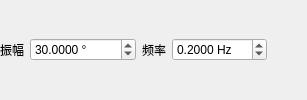
                     <widget class="QWidget" name="velocitySinePage">
                      <layout class="QHBoxLayout" name="velocitySineLayout">
                       <property name="leftMargin">
                        <number>0</number>
                       </property>
                       <property name="topMargin">
                        <number>0</number>
                       </property>
                       <property name="rightMargin">
                        <number>0</number>
                       </property>
                       <property name="bottomMargin">
                        <number>0</number>
                       </property>
                       <item>
                        <widget class="QLabel" name="velocitySineAmplitudeLabel">
                         <property name="text">
                          <string>振幅</string>
                         </property>
                        </widget>
                       </item>
                       <item>
                        <widget class="QDoubleSpinBox" name="velocitySineAmplitudeSpin">
                         <property name="toolTip">
                          <string>相对于启动时实际位置的往复振幅。</string>
                         </property>
                         <property name="suffix">
                          <string> °</string>
                         </property>
                         <property name="decimals">
                          <number>4</number>
                         </property>
                         <property name="minimum">
                          <double>0.001000000000000</double>
                         </property>
                         <property name="maximum">
                          <double>1000000.000000000000000</double>
                         </property>
                         <property name="value">
                          <double>30.000000000000000</double>
                         </property>
                        </widget>
                       </item>
                       <item>
                        <widget class="QLabel" name="velocitySineFrequencyLabel">
                         <property name="text">
                          <string>频率</string>
                         </property>
                        </widget>
                       </item>
                       <item>
                        <widget class="QDoubleSpinBox" name="velocitySineFrequencySpin">
                         <property name="suffix">
                          <string> Hz</string>
                         </property>
                         <property name="decimals">
                          <number>4</number>
                         </property>
                         <property name="minimum">
                          <double>0.001000000000000</double>
                         </property>
                         <property name="maximum">
                          <double>100.000000000000000</double>
                         </property>
                         <property name="value">
                          <double>0.200000000000000</double>
                         </property>
                        </widget>
                       </item>
                       <item>
                        <spacer name="velocitySineSpacer">
                         <property name="orientation">
                          <enum>Qt::Orientation::Horizontal</enum>
                         </property>
                         <property name="sizeHint" stdset="0">
                          <size>
                           <width>40</width>
                           <height>20</height>
                          </size>
                         </property>
                        </spacer>
                       </item>
                      </layout>
                     </widget>
